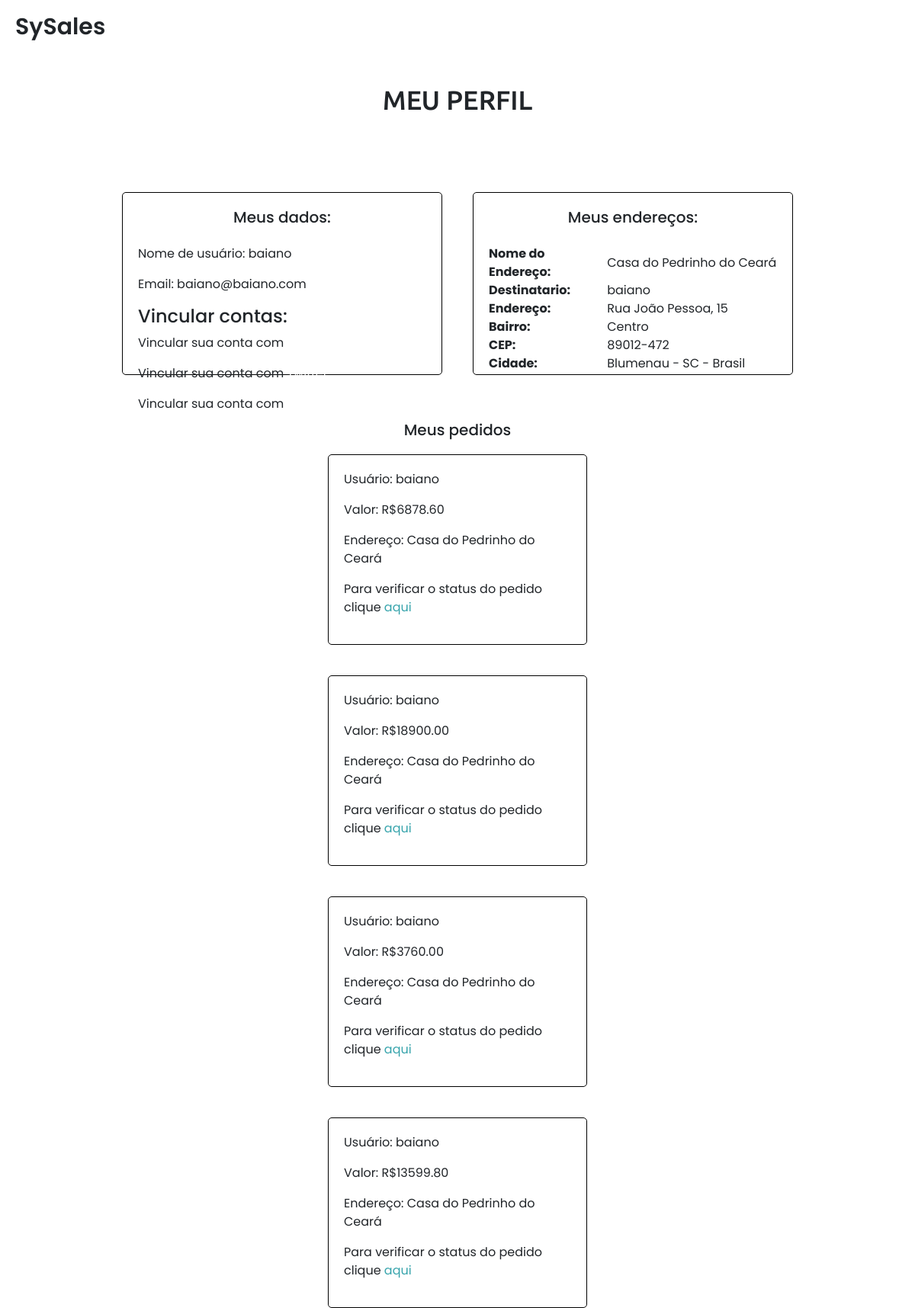
Page /users/perfil/ (signed in) on the committed database.
### accounts/models.py (models this page shows, shortened)
class MyUser(PermissionsMixin, AbstractBaseUser):
    email                   = models.EmailField(verbose_name='email',max_length=60, unique=True)
    nome_usuario            = models.CharField(max_length=40)
    primeiro_nome           = models.CharField(max_length=255)
    ultimo_nome             = models.CharField(max_length=255)
    data_criacao            = models.DateTimeField(verbose_name='date joined', auto_now_add=True)
    ultimo_login            = models.DateTimeField(verbose_name='last login', auto_now=True)
    is_admin                = models.BooleanField(default=False)
    is_active               = models.BooleanField(default=True)
    is_staff                = models.BooleanField(default=False)
    is_superuser            = models.BooleanField(default=False)
    contato                 = models.CharField(max_length=11)
    objects = MyUserManager()
    USERNAME_FIELD = 'email'
    EMAIL_FIELD = 'email'
    REQUIRED_FIELDS = ['nome_usuario', 'primeiro_nome', 'ultimo_nome']
    def __str__(self):
        return self.nome_usuario

class Endereco(models.Model):
    CHOICES = (
        ('A', 'Apartamento',),
        ('R', 'Residência',),
        ('C', 'Comercial',),
        ('O', 'Outro',),
    )
    usuario                 = models.ForeignKey(MyUser, on_delete=models.CASCADE, related_name='enderecos')
    nome                    = models.CharField(max_length=256, default='')
    cep                     = models.CharField(max_length=10)
    rua                     = models.CharField(max_length=256)
    numero                  = models.IntegerField(default='')
    tipo                    = models.CharField(max_length=1, choices=CHOICES, default='O')
    bairro                  = models.CharField(max_length=256)
    cidade                  = models.CharField(max_length=256)
    estado                  = models.CharField(max_length=256)
    pais                    = models.CharField(max_length=256, default='Brasil')
    referencia              = models.CharField(max_length=256, default='')
    def __str__(self):
        return self.nome

### pedidos/models.py (models this page shows)
class Pedido(models.Model):
    CHOICES = (
        ('P', 'Pix',),
        ('B', 'Boleto',),
        ('C', 'Crédito',),
    )
    usuario                 = models.ForeignKey(MyUser, on_delete=models.CASCADE, related_name='pedidos')
    produtos                = models.ManyToManyField(Produto, related_name='pedidos')
    valor                   = models.DecimalField(decimal_places=2, max_digits=15)
    forma_pagamento         = models.CharField(max_length=1, choices=CHOICES)
    endereco                = models.ForeignKey(Endereco, on_delete=models.SET_DEFAULT, default='Excluído', related_name='pedidos')
    quantidade_produtos     = models.JSONField()
    frete                   = models.DecimalField(decimal_places=2, max_digits=9)
    foi_pago                = models.BooleanField(default=False)

### accounts/views.py (the view)
# urls.py: path('perfil/', retorna_perfil, name='retorna_perfil')
@login_required(login_url='/login/')
def retorna_perfil(request):
    enderecos = Endereco.objects.all().filter(usuario=request.user.id)
    pedidos = Pedido.objects.all().filter(usuario=request.user.id)
    if len(enderecos) > 1:
        more_than_one = True
    else:
        more_than_one = False
    return render(request, 'registration/perfil.html', {'enderecos': enderecos, 'pedidos': pedidos, 'more_than_one': more_than_one})

### templates/registration/perfil.html (shortened to what this page needs)
{% extends 'pedidos/index-pedidos.html' %}
{% load static %}
{% block content %}
<link rel="stylesheet" href="{% static 'css/style-perfil.css' %}">
<section class="perfil-container">
    <h1 class="titulo">Meu Perfil</h1><br>
    <div class="dados">
        <section class="meus-dados">
            <h3>Meus dados: </h3><br>
            <p>Nome de usuário: {{request.user.nome_usuario}}</p>
            <p>Email: {{request.user.email}}</p>
            <h4 class="sub-titulo1">Vincular contas: </h4>
            <div class="facebook">
                <p>Vincular sua conta com <a href="#">Facebook</a></p>
            </div>
            <div class="twitter">
                <p>Vincular sua conta com <a href="#">Twitter</a></p>
            </div>
            <div class="email">
                <p>Vincular sua conta com <a href="#">Email</a></p>
            </div>
        </section>
        {% if more_than_one %}
        <section class="meus-enderecos">
        {% else %}
        <section class="meus-enderecos2">
        {% endif %}
            <h3>Meus endereços: </h3><br>
            <div class="novo-endereco">
                {% if enderecos %}
                {% for endereco in enderecos %}
                <div class="endereco">
                    <table width="100%" border="0" cellspacing="0" cellpadding="0">
                    <tr>
                        <td class="dados">
                            <table>
                            <tr>
                                <td align="left"><b>Nome do Endereço:</b></td>
                                <br><td>{{endereco.nome}}</td>
                            </tr>
                            <tr>
                            <tr>
                                <td align="left"><b>Destinatario:</b></td>
                                <td>{{endereco.usuario}}</td>
                            </tr>
                            <tr>
                                <td align="left"><b>Endereço:</b></td>
                                <td>{{endereco.rua}}, {{endereco.numero}}</td>
                            </tr>
                            <tr>
                                <td align="left"><b>Bairro:</b></td>
                                <td>{{endereco.bairro}}</td>
                            </tr>
                            <tr>
                                <td align="left"><b>CEP:</b></td>
                                <td>{{endereco.cep}}</td>
                            </tr>
                            <tr>
                                <td align="left"><b>Cidade:</b></td>
                                <td>{{endereco.cidade}} - {{endereco.estado}} - {{endereco.pais}}</td>
                            </tr>
                            <tr>
                                <td align="left"><b>Referência: </b></td>
                                <td>{{endereco.referencia}}</td>
                            </tr>
                            </table>
                        </td>
                    </tr>
                    </table>
                </div>
                <br>
                {% endfor %}
                {% endif %}
            </div>
        </section>
    </div>
    <section class="meus-pedidos">
        <h3>Meus pedidos</h3><br>
        {% for pedido in pedidos %}
        <div class="pedido">
            <p class="nome-pedido">Usuário: {{pedido.usuario}}</p>
            <p class="valor-pedido">Valor: R${{pedido.valor}}</p>
            <p class="endereco-pedido">Endereço: {{pedido.endereco}}</p>
            <p class="status">Para verificar o status do pedido clique <a class="a-status" href="{% url 'pedidos:confirmacao' %}">aqui</a></p>
        </div>
        {% endfor %}
    </section>
</section>
{% endblock %}

### static/css/style.css (style rules this page uses)
:root { --font:Ubuntu,sans-serif;--preto:#1a1a1a }
* { padding:0;margin:0 }
a { text-decoration:none;color:#fff }
body { background-color:#FFF;overflow-x:hidden }

### static/css/style-nav.css (style rules this page uses)
:root { --corprimaria:#37a4ac; --corsecundaria:#80e8f0; --corbackground:#FFF; --corfont:#000 }
* { margin:0; padding:0; box-sizing:border-box; text-decoration:none; font-family:'Poppins',sans-serif }
a { text-decoration:none; height:100% }

### static/css/style-perfil.css (style rules this page uses)
.titulo { text-align: center; margin-bottom: 10vh; margin-top: 5vh; font-family: "Ubuntu", sans-serif; font-size: 35px; text-transform: uppercase; }
.perfil-container { display: flex; justify-content: center; align-items: center; margin: 0 auto; flex-wrap: wrap; width: 80vw; }
.dados { height: auto; display: flex; justify-content: center; align-items: center; }
.meus-dados { margin: 20px; min-width: 300px; padding: 20px; border: 1px solid black; border-radius: 5px; display: grid; height: 30vh; width: 35vw; grid-template-areas: "titulo" "nome" "email"; }
.meus-dados h3 { margin: 0 auto; font-size: 20px; }
.meus-enderecos { margin: 20px; padding: 20px; height: 30vh; width: 35vw; border: 1px solid black; border-radius: 5px; min-width: 200px; overflow-y: scroll; }
.endereco { text-align: left; }
.meus-enderecos h3 { margin: 0 auto; font-size: 20px; text-align: center; }
.novo-endereco { bottom: 0; }
.meus-pedidos { margin: 20px; padding: 20px; height: 30vh; width: 35vw; display: flex; flex-wrap: wrap; }
.meus-pedidos h3 { margin: 0 auto; font-size: 20px; }
.pedido { margin: 20px; padding: 20px; border: 1px solid black; border-radius: 5px; }
.a-status { text-decoration: none; color: #37a4ac; }

### rows in the picture
MyUser: user.nome_usuario "baiano", user.email "baiano@baiano.com"
Endereco: nome "Casa do Pedrinho do Ceará", usuario "baiano", rua "Rua João Pessoa", numero "15", bairro "Centro", cep "89012-472", cidade "Blumenau", estado "SC", pais "Brasil"
Pedido: usuario "baiano", valor "6878.60", endereco "Casa do Pedrinho do Ceará"
Pedido: usuario "baiano", valor "18900.00", endereco "Casa do Pedrinho do Ceará"
Pedido: usuario "baiano", valor "3760.00", endereco "Casa do Pedrinho do Ceará"
Pedido: usuario "baiano", valor "13599.80", endereco "Casa do Pedrinho do Ceará"
